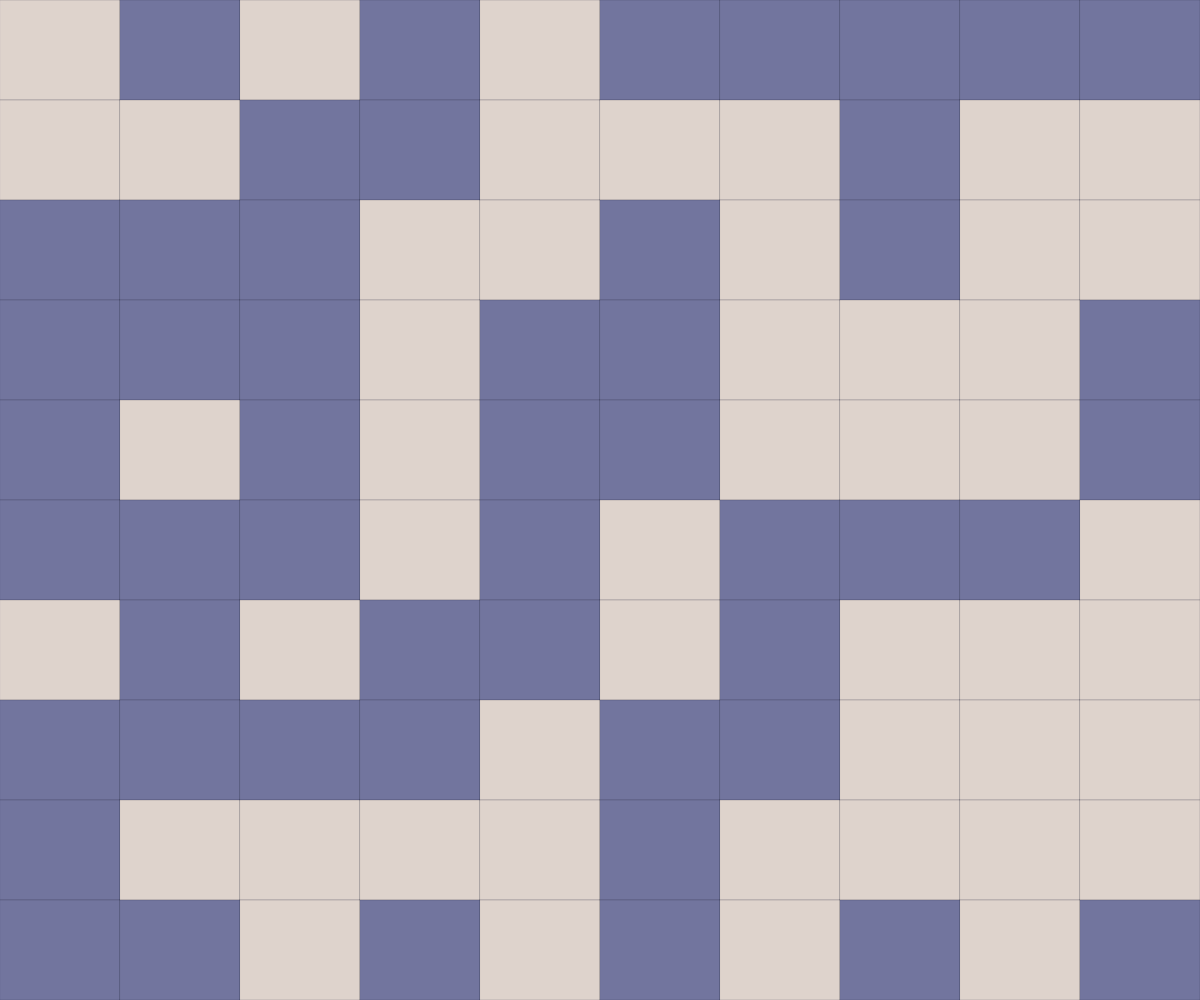
Frame 1 (no input)
Frame 60 (no input): identical to frame 1, image omitted
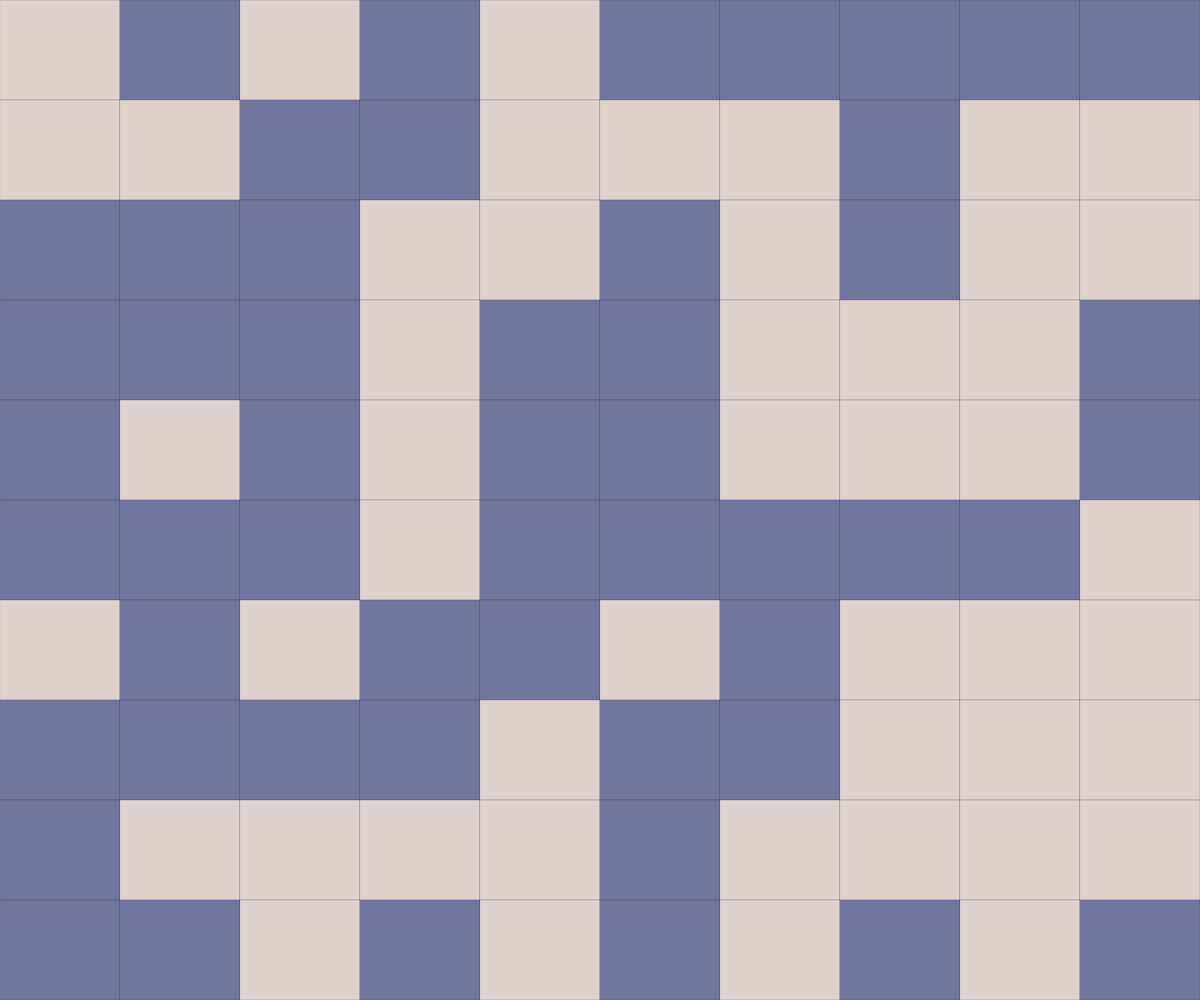
Frame 120 (the mouse pressed at the canvas centre since frame 60)

The p5.js sketch that drew these frames (run headless with seeded random() and noise() and a simulated clock; from frame 60 on, the mouse is pressed at the canvas centre):

// p5.js sketch
// ── sketch.js
// Creating Conway's Game of Life - in-class demo
// Started: Wednesday, September 30th

let grid;
let cellWidth, cellHeight;

const GRIDSIZE = 10;

let autoPlay = false;

function setup() {
  createCanvas(windowWidth, windowHeight);
  grid = generateRandomGrid(GRIDSIZE);
  strokeWeight(0.2);
  stroke("#232433");

  cellWidth = width / grid[0].length;
  cellHeight = height / grid.length;
}

function draw() {
  background(170);

  // if you want it to "take turns" automatically
  if (autoPlay) {
    if (frameCount % 30 === 0) {
      takeNextTurn();
    }
  }

  drawGrid();
}

function generateRandomGrid(gridSize) {
  //local variable: grid
  let grid = [];
  for (let i=0; i<gridSize; i++) {
    grid.push([]);
    for (let j=0; j<gridSize; j++) {
      if (random(100) < 50){
        grid[i].push(1);
      }
      else {
        grid[i].push(0);
      }
    }
  }
  return grid;
}

function generateEmptyGrid(gridSize) {
  //local variable: grid
  let grid = [];
  for (let i=0; i<gridSize; i++) {
    grid.push([]);
    for (let j=0; j<gridSize; j++) {
      grid[i].push(0);
    }
  }
  return grid;
}

function keyPressed() {
  if (key === "r") { //r for random
    grid = generateRandomGrid(GRIDSIZE);
  }
  if (key === " ") {
    takeNextTurn();
  }
  if (key === "c") { //c for clear
    grid = generateEmptyGrid(GRIDSIZE);
  }
  if (key === "a") { //a for autoplay
    autoPlay = !autoPlay;
  }
}

function takeNextTurn() {
  let nextTurn = generateEmptyGrid(GRIDSIZE);

  for (let y=0; y<GRIDSIZE; y++) {
    for (let x=0; x<GRIDSIZE; x++) {
      
      //count neighbours
      let neighbours = 0;
      for (let i=-1; i<=1; i++) {
        for (let j=-1; j<=1; j++) {
          if (y+i >= 0 && y+i < GRIDSIZE && x+j >= 0 && x+j < GRIDSIZE) {
            neighbours += grid[y+i][x+j];
          }
        }
      }

      //subtract self from neighbour ount
      neighbours -= grid[y][x];


      //apply the rules
      //only worry about when they are going to become alive in the nextTurn
      //as the nextTurn array is already all set to dead

      //if dead on current turn
      if (grid[y][x] === 0) {
        if (neighbours === 3) {
          nextTurn[y][x] = 1; //turn to alive
        }
      }

      //if alive on current turn
      if (grid[y][x] === 1) {
        if (neighbours === 2 || neighbours === 3) {
          nextTurn[y][x] = 1; //turn to alive
        }
      }      
    }
  }
  
  grid = nextTurn;
}

function mousePressed() {
  let cellY = floor(mouseY / cellHeight);
  let cellX = floor(mouseX / cellWidth);

  //change the colour of the grid
  toggleCell(cellX, cellY); //self
}

function toggleCell(cellX, cellY) {
  if (cellX >= 0 && cellX < GRIDSIZE && cellY >= 0 && cellY < GRIDSIZE) {
    if (grid[cellY][cellX] === 0) {
      grid[cellY][cellX] = 1;
    }
    else {
      grid[cellY][cellX] = 0;
    }
  }
}

function drawGrid() {
  for (let y=0; y<grid.length; y++) {
    for (let x=0; x<grid[y].length; x++) {
      if (grid[y][x] === 1) { 
        fill("#72759e");
      }
      else {
        fill("#ded3cc");
      }
      
      rect(x*cellWidth, y*cellHeight, cellWidth, cellHeight);
    }
  }
}
